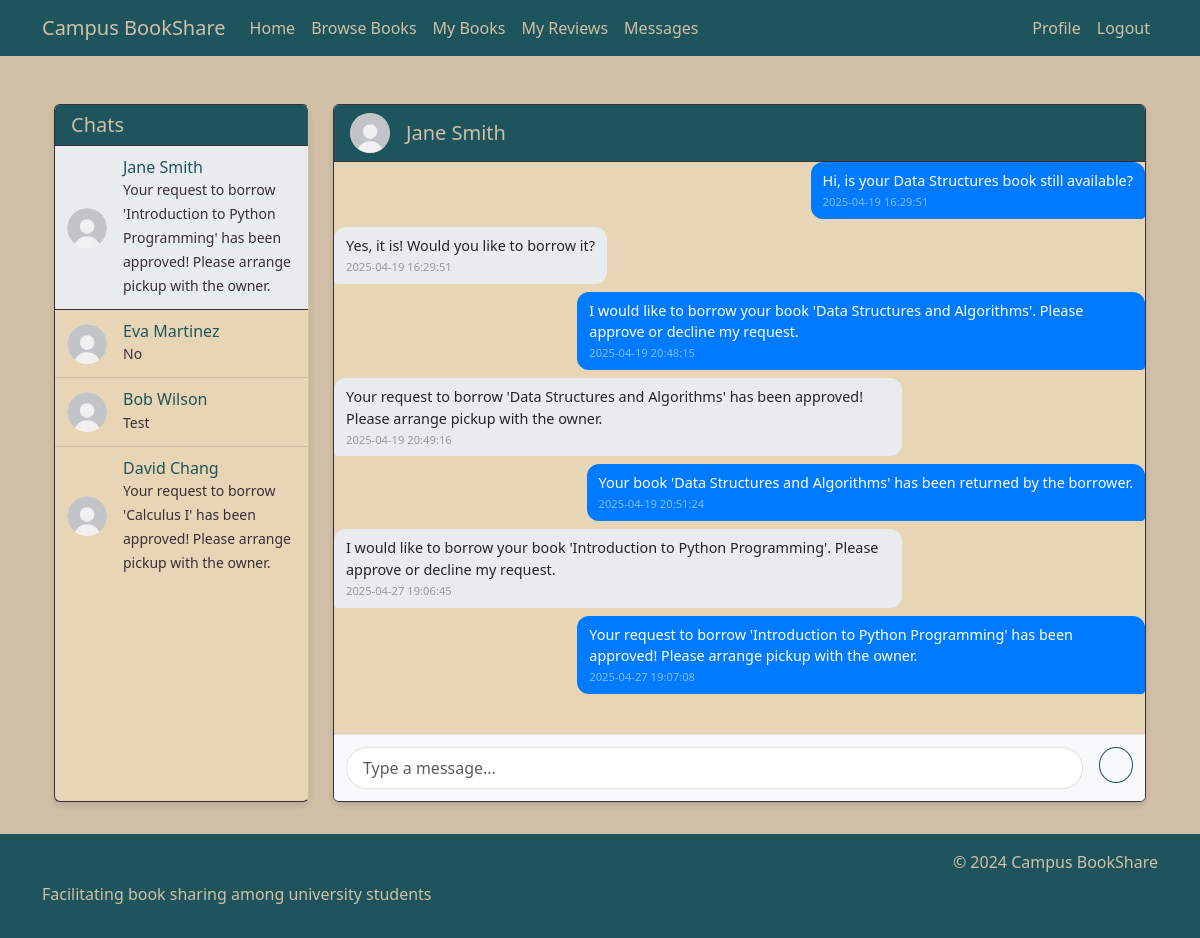
The app's page /messages?message_id=15 (signed in) with its own data.
### tables this page shows
CREATE TABLE Users (
        user_id INTEGER PRIMARY KEY AUTOINCREMENT,
        name TEXT NOT NULL,
        email TEXT NOT NULL UNIQUE,
        password TEXT NOT NULL,
        profile_image TEXT,
        location TEXT
    );

CREATE TABLE Messages (
        message_id INTEGER PRIMARY KEY AUTOINCREMENT,
        sender_id INTEGER,
        receiver_id INTEGER,
        content TEXT NOT NULL,
        timestamp TEXT NOT NULL,
        FOREIGN KEY (sender_id) REFERENCES Users(user_id),
        FOREIGN KEY (receiver_id) REFERENCES Users(user_id)
    );

### app.py (the view)
@app.route('/messages')
@login_required
def messages():
    conn = get_db_connection()
    chats = conn.execute('''
        SELECT DISTINCT u.user_id, u.name, u.profile_image,
               (SELECT m.message_id
                FROM Messages m
                WHERE (m.sender_id = ? AND m.receiver_id = u.user_id)
                   OR (m.sender_id = u.user_id AND m.receiver_id = ?)
                ORDER BY m.timestamp DESC
                LIMIT 1) as last_message_id,
               (SELECT m.content
                FROM Messages m
                WHERE (m.sender_id = ? AND m.receiver_id = u.user_id)
                   OR (m.sender_id = u.user_id AND m.receiver_id = ?)
                ORDER BY m.timestamp DESC
                LIMIT 1) as last_message_preview
        FROM Messages m
        JOIN Users u ON (m.sender_id = u.user_id AND m.receiver_id = ?)
                    OR (m.sender_id = ? AND m.receiver_id = u.user_id)
        WHERE u.user_id != ?
        GROUP BY u.user_id
        ORDER BY last_message_id DESC
    ''', (session['user_id'], session['user_id'],
          session['user_id'], session['user_id'],
          session['user_id'], session['user_id'],
          session['user_id'])).fetchall()
    current_chat_user = None
    chat_messages = []
    message_id = request.args.get('message_id', type=int)
    user_id = request.args.get('user_id', type=int)
    if user_id:
        current_chat_user = conn.execute('''
            SELECT user_id, name, profile_image
            FROM Users
            WHERE user_id = ?
        ''', (user_id,)).fetchone()
        if current_chat_user:
            chat_messages = conn.execute('''
                SELECT m.*,
                       sender.name as sender_name, sender.profile_image as sender_image,
                       receiver.name as receiver_name, receiver.profile_image as receiver_image
                FROM Messages m
                JOIN Users sender ON m.sender_id = sender.user_id
                JOIN Users receiver ON m.receiver_id = receiver.user_id
                WHERE (m.sender_id = ? AND m.receiver_id = ?)
                   OR (m.sender_id = ? AND m.receiver_id = ?)
                ORDER BY m.timestamp ASC
            ''', (session['user_id'], user_id, user_id, session['user_id'])).fetchall()
    elif message_id:
        message = conn.execute('''
            SELECT sender_id, receiver_id
            FROM Messages
            WHERE message_id = ? AND (sender_id = ? OR receiver_id = ?)
        ''', (message_id, session['user_id'], session['user_id'])).fetchone()
        if message:
            other_user_id = message['sender_id'] if message['sender_id'] != session['user_id'] else message['receiver_id']
            current_chat_user = conn.execute('''
                SELECT user_id, name, profile_image
                FROM Users
                WHERE user_id = ?
            ''', (other_user_id,)).fetchone()
            if current_chat_user:
                chat_messages = conn.execute('''
                    SELECT m.*,
                           sender.name as sender_name, sender.profile_image as sender_image,
                           receiver.name as receiver_name, receiver.profile_image as receiver_image
                    FROM Messages m
                    JOIN Users sender ON m.sender_id = sender.user_id
                    JOIN Users receiver ON m.receiver_id = receiver.user_id
                    WHERE (m.sender_id = ? AND m.receiver_id = ?)
                       OR (m.sender_id = ? AND m.receiver_id = ?)
                    ORDER BY m.timestamp ASC
                ''', (session['user_id'], other_user_id, other_user_id, session['user_id'])).fetchall()
    conn.close()
    return render_template('messages.html',
                         chats=chats,
                         current_chat_user=current_chat_user,
                         chat_messages=chat_messages)

### app.py (called while the page is built)
def get_db_connection():
    conn = sqlite3.connect('database.db')
    conn.row_factory = sqlite3.Row
    return conn

def login_required(f):
    @wraps(f)
    def decorated_function(*args, **kwargs):
        if 'user_id' not in session:
            flash('Please log in to access this page.', 'warning')
            return redirect(url_for('login'))
        return f(*args, **kwargs) # Returns original function if logged in
    return decorated_function

### templates/messages.html (shortened to what this page needs)
{% extends "base.html" %}
{% block content %}
<div class="container messages-container">
    <div class="row h-100">
        <div class="col-md-3 h-100">
            <div class="card messages-sidebar">
                <div class="card-header">
                    <h5 class="mb-0">Chats</h5>
                </div>
                <div class="list-group list-group-flush">
                    {% for chat in chats %}
                        <a href="{{ url_for('messages', message_id=chat.last_message_id) }}"
                           class="list-group-item list-group-item-action {% if chat.user_id == current_chat_user.user_id %}active{% endif %}">
                            <div class="d-flex align-items-center">
                                <img src="{{ chat.profile_image or url_for('static', filename='images/default-avatar.png') }}"
                                     class="rounded-circle me-3 profile-image-small"
                                     alt="{{ chat.name }}">
                                <div class="flex-grow-1">
                                    <div class="d-flex justify-content-between align-items-center">
                                        <h6 class="mb-0">{{ chat.name }}</h6>
                                    </div>
                                    <small class="text-muted">{{ chat.last_message_preview }}</small>
                                </div>
                            </div>
                        </a>
                    {% endfor %}
                </div>
            </div>
        </div>
        <div class="col-md-9 h-100">
            <div class="card messages-list">
                {% if current_chat_user %}
                    <div class="card-header d-flex justify-content-between align-items-center">
                        <div class="d-flex align-items-center">
                            <img src="{{ current_chat_user.profile_image or url_for('static', filename='images/default-avatar.png') }}"
                                 class="rounded-circle me-3 profile-image-small"
                                 alt="{{ current_chat_user.name }}">
                            <h5 class="mb-0">{{ current_chat_user.name }}</h5>
                        </div>
                    </div>
                    <div class="card-body chat-messages">
                        {% for message in chat_messages %}
                            <div class="message-bubble {% if message.sender_id == session['user_id'] %}sent{% else %}received{% endif %}">
                                <div class="message-content">
                                    {{ message.content }}
                                </div>
                                <small class="message-time">{{ message.timestamp }}</small>
                            </div>
                        {% endfor %}
                    </div>
                    <div class="card-footer">
                        <form action="{{ url_for('send_message') }}" method="POST" class="d-flex">
                            <input type="text" name="content" class="form-control me-2" placeholder="Type a message...">
                            <button type="submit" class="btn btn-outline-primary">
                            </button>
                        </form>
                    </div>
                {% endif %}
            </div>
        </div>
    </div>
</div>
{% endblock %}

### static/css/style.css (style rules this page uses)
body { background-color: #D1BFA7; color: #1E555C; min-height: 100vh; display: flex; flex-direction: column; }
.card { background-color: #E8D5B5; border: 1px solid #3A2E39; box-shadow: 0 4px 6px rgba(0, 0, 0, 0.1); }
.card-body { color: #1E555C; padding: 1.5rem; }
.form-control { background-color: #F5F0E6; border: 1px solid #3A2E39; color: #1E555C; }
h1, h2, h3, h4, h5, h6 { color: #1E555C; }
.text-muted { color: #3A2E39 !important; }
.profile-image-small { width: 40px; height: 40px; object-fit: cover; }
.btn-outline-primary { color: #1E555C; border-color: #1E555C; font-weight: 600; padding: 0.5rem 1.5rem; border-radius: 20px; }
.messages-container { height: calc(100vh - 200px); display: flex; flex-direction: column; }
.messages-sidebar { height: 100%; overflow-y: auto; border-right: 1px solid rgba(30, 85, 92, 0.1); background-color: #E8D5B5; }
.messages-list { height: 100%; display: flex; flex-direction: column; background-color: #E8D5B5; }
.messages-list .card-body { background-color: #E8D5B5; padding: 0; }
.messages-list .card-footer { background-color: #E8D5B5; border-top: 1px solid rgba(30, 85, 92, 0.1); padding: 0.75rem; }
.messages-sidebar .card-header { background-color: #1E555C; color: #D1BFA7; border-bottom: 1px solid #3A2E39; }
.messages-sidebar .card-header h5 { color: #D1BFA7; }
.messages-sidebar .list-group-item { background-color: #E8D5B5; border: none; border-bottom: 1px solid #3A2E39; color: #1E555C; padding: 1rem; }
.messages-sidebar .list-group-item:last-child { border-bottom: none; }
.messages-sidebar .list-group-item.active { background-color: #1E555C; color: #D1BFA7; border-color: #3A2E39; }
.messages-list .card-header { background-color: #1E555C; color: #D1BFA7; border-bottom: 1px solid #3A2E39; }
.messages-list .card-header h5 { color: #D1BFA7; }
.messages-sidebar { height: 100%; overflow-y: auto; border-right: 1px solid rgba(0, 0, 0, 0.1); }
.messages-sidebar .list-group-item { border: none; border-bottom: 1px solid rgba(0, 0, 0, 0.1); padding: 0.75rem; transition: background-color 0.2s; }
.messages-sidebar .list-group-item.active { background-color: #e9ecef; color: #000; }
.messages-list { height: 100%; display: flex; flex-direction: column; background-color: #f8f9fa; }
.chat-messages { flex: 1; overflow-y: auto; padding: 0.75rem; display: flex; flex-direction: column; gap: 0.5rem; }
.message-bubble { max-width: 70%; padding: 0.5rem 0.75rem; border-radius: 0.75rem; position: relative; font-size: 0.9rem; }
.message-bubble.sent { background-color: #007bff; color: white; align-self: flex-end; border-bottom-right-radius: 0.25rem; }
.message-bubble.received { background-color: #e9ecef; color: #212529; align-self: flex-start; border-bottom-left-radius: 0.25rem; }
.message-bubble .message-time { font-size: 0.7rem; opacity: 0.7; margin-top: 0.15rem; display: block; }
.message-bubble.sent .message-time { color: rgba(255, 255, 255, 0.7); }
.message-bubble.received .message-time { color: rgba(0, 0, 0, 0.5); }
.messages-list .card-footer { background-color: #f8f9fa; border-top: 1px solid rgba(0, 0, 0, 0.1); padding: 0.75rem; }
.messages-list .card-footer form { margin: 0; }
.messages-list .card-footer .form-control { border-radius: 1.5rem; padding: 0.5rem 1rem; background-color: #fff; border: 1px solid rgba(0, 0, 0, 0.1); }
.messages-list .card-footer .btn { border-radius: 50%; width: 36px; height: 36px; padding: 0; display: flex; align-items: center; justify-content: center; margin-left: 0.5rem; }

### records on screen
Users: profile_image (placeholder picture), name "Jane Smith", last_message_preview "Your request to borrow 'Introduction to Python Programming' has been approved! Please arrange pickup with the owner."
Users: profile_image (placeholder picture), name "Eva Martinez", last_message_preview "No"
Users: profile_image (placeholder picture), name "Bob Wilson", last_message_preview "Test"
Users: profile_image (placeholder picture), name "David Chang", last_message_preview "Your request to borrow 'Calculus I' has been approved! Please arrange pickup with the owner."
Messages: content "Hi, is your Data Structures book still available?", timestamp "2025-04-19 16:29:51"
Messages: content "Yes, it is! Would you like to borrow it?", timestamp "2025-04-19 16:29:51"
Messages: content "I would like to borrow your book 'Data Structures and Algorithms'. Please approve or decline my request.", timestamp "2025-04-19 20:48:15"
Messages: content "Your request to borrow 'Data Structures and Algorithms' has been approved! Please arrange pickup with the owner.", timestamp "2025-04-19 20:49:16"
Messages: content "Your book 'Data Structures and Algorithms' has been returned by the borrower.", timestamp "2025-04-19 20:51:24"
Messages: content "I would like to borrow your book 'Introduction to Python Programming'. Please approve or decline my request.", timestamp "2025-04-27 19:06:45"
Messages: content "Your request to borrow 'Introduction to Python Programming' has been approved! Please arrange pickup with the owner.", timestamp "2025-04-27 19:07:08"
